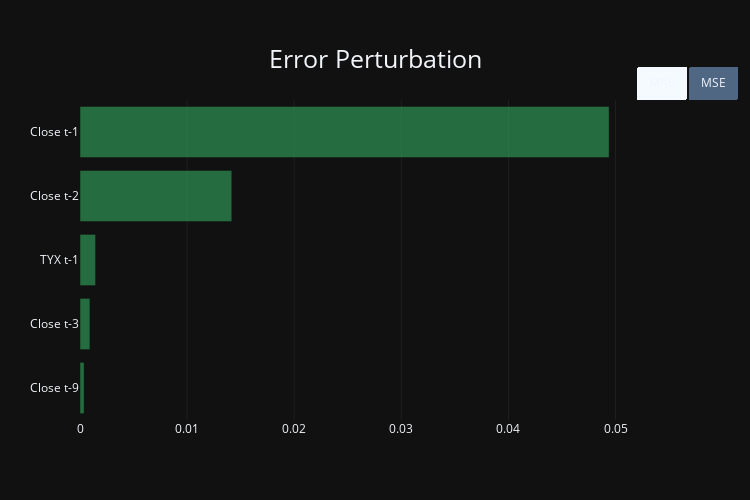

The notebook cell this image was saved under:
### Code cell
bblstm_model = build_BLSTM(
    (60, 4),
    num_rnns=2,
    dim_rnn=16, 
    dense_units=50, 
    drop=False,
    drop_rate=0.5
)
bblstm_model = load_model(bblstm_model, 'BTC_Bidirectional_LSTM_60_lags_4_fts', 'models/')    
bblstm_idf = gen_importance_df(bblstm_model, dsets['BTC-USD'], timesteps, 'BTC', 'Bidirectional LSTM', scope)
plot_importance(bblstm_idf)

### Figure 1 — Plotly figure (JSON) as saved in the notebook; plotly's stock layout.template omitted (floating-point values rounded to 4 significant figures)
{"data": [{"marker": {"color": "rgba(50, 171, 96, 0.6)"}, "name": "mae", "orientation": "h", "type": "bar", "visible": true, "x": [0.0003834, 0.0009283, 0.001456, 0.01417, 0.0494], "y": ["Close t-9", "Close t-3", "TYX t-1", "Close t-2", "Close t-1"]}, {"marker": {"color": "rgba(50, 171, 96, 0.6)"}, "name": "mse", "orientation": "h", "type": "bar", "visible": false, "x": [5.46e-05, 0.000328, 0.0005846, 0.004503, 0.01681], "y": ["Close t-9", "TYX t-1", "Close t-3", "Close t-2", "Close t-1"]}], "layout": {"autosize": true, "height": 500, "title": {"font": {"size": 25}, "text": "Error Perturbation", "x": 0.5, "xanchor": "center", "y": 0.9, "yanchor": "top"}, "updatemenus": [{"active": 0, "buttons": [{"args": [{"visible": [true, false]}], "label": "MAE", "method": "update"}, {"args": [{"visible": [false, true]}], "label": "MSE", "method": "update"}], "direction": "left", "type": "buttons", "x": 1, "xanchor": "left", "y": 1, "yanchor": "bottom"}], "width": 750, "xaxis": {"gridcolor": "DarkGrey", "gridwidth": 0.1, "showgrid": true}, "yaxis": {"tickmode": "linear"}}}
